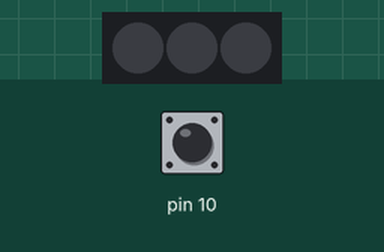
Recording of a sketch running on a simulated Arduino Uno, built with avr-gcc and run on an emulated ATmega328P. Parts: 3 RGB LEDs in strip order, left to right. Inputs (shaded band) come from the test bench; at power-on: pin 10 HIGH. Dim RGB values are drawn brighter than linear.

Above: at 1.2 s.
1.3 s: pin 10 pulled LOW for 0.15 s
At 3.0 s:
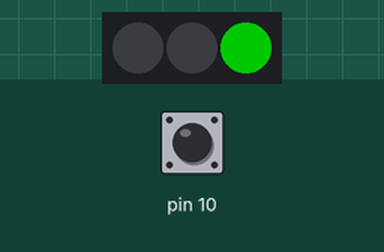
At 10.3 s:
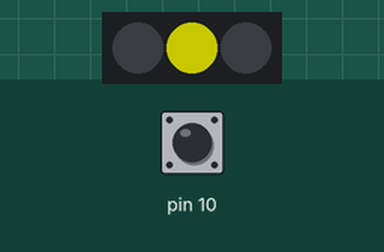
10.4 s: pin 10 pulled LOW for 3.2 s
At 16.9 s:
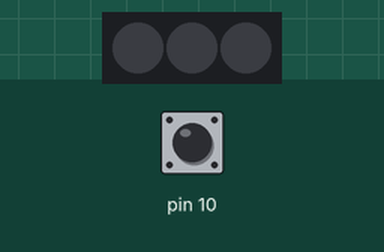
Timing chart, 0 to 22.6 s (numbered marks = the images above; inputs shaded):
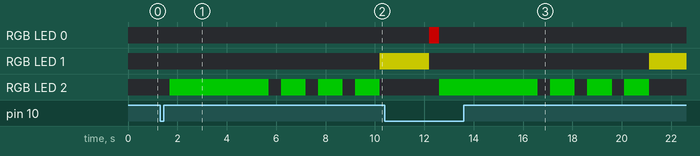

The sketch:

TrafficLightLED.ino
```cpp
#include <FastLED.h>  // Include the library. Must do this every time we use a library.

#define NUM_LEDS 3    // Number of LEDs in the LED strip
#define DATA_PIN 3    // The digital pin the LED signal line is connected to.


// Define the array of LEDs. Later, leds[0] refers to the 1st LED, leds[1] refers to the 2nd LED, and so on.
CRGB leds[NUM_LEDS];

void setup() {
  // Initialize the LED strip.
  FastLED.addLeds<NEOPIXEL, DATA_PIN>(leds, NUM_LEDS);
  pinMode(10, INPUT_PULLUP);
}

void loop() {
    int state = digitalRead(10), i;
    if(!state) {
      delay(400);
      leds[0] = CRGB(0, 0, 0);
      leds[2] = CRGB(0, 100, 0);   // Full green.
      FastLED.show();
      delay(4000);
      for(i=0;i<3;i++)
      {
        leds[2] = CRGB(0, 0, 0);
        FastLED.show();
        delay(500);
        leds[2] = CRGB(0, 100, 0);   // Full green.
        FastLED.show();
        delay(1000);
      }
      leds[2] = CRGB(0, 0, 0);
      leds[1] = CRGB(100, 100, 0);   // Full yellow.
      FastLED.show();
      delay(2000);
      leds[1] = CRGB(0, 0, 0);
      leds[0] = CRGB(100, 0, 0);   // Full red.
      FastLED.show();
   }
}
```

Measured:
- after the input at 1.3 s, RGB LED 1: off → RGB(100, 100, 0) after 8.9 s; RGB LED 2: off → RGB(0, 100, 0) after 0.40 s, then repeats every 1.5 s: off 0.50 s, RGB(0, 100, 0) 1.0 s
